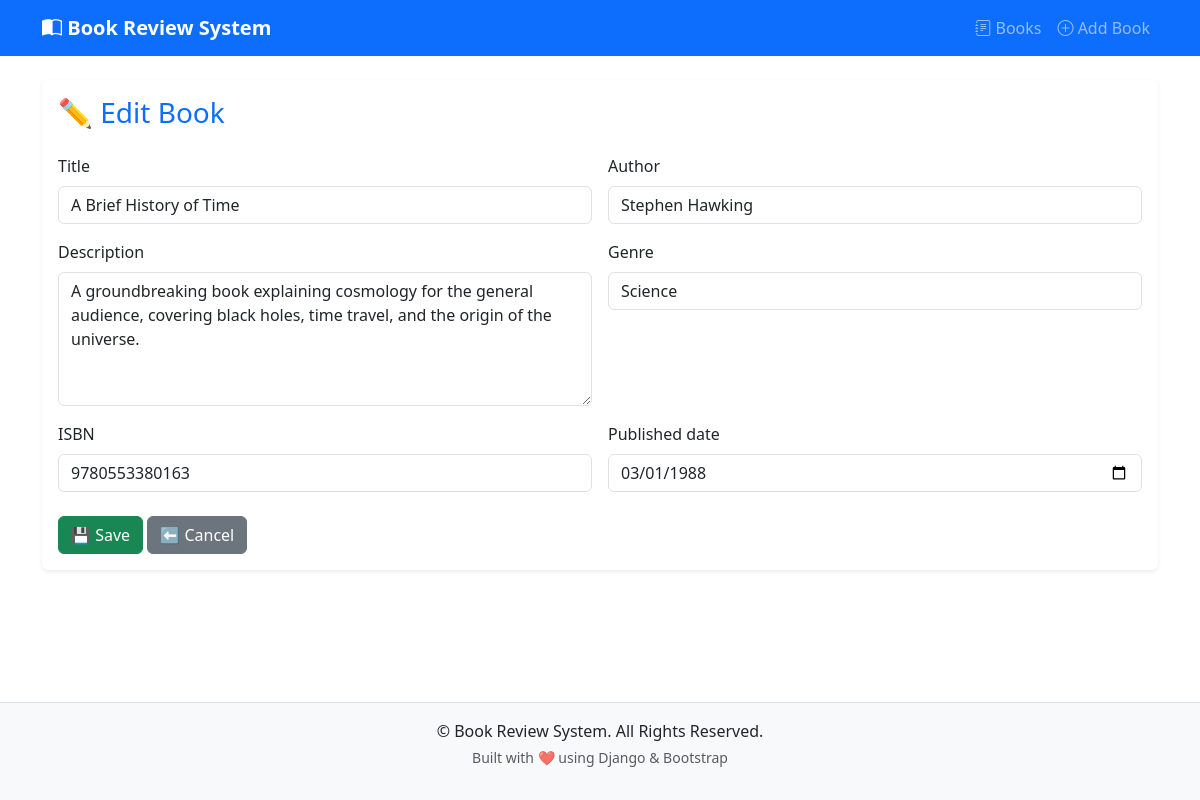
The page /book/2/edit/ on the database its author committed.
### book/models.py (models this page shows, shortened)
class Book(models.Model):
    GENRE_CHOICES = [
        ('fiction', 'Fiction'),
        ('non_fiction', 'Non-Fiction'),
        ('science', 'Science'),
        ('technology', 'Technology'),
        ('history', 'History'),
        ('other', 'Other'),
    ]
    title = models.CharField(max_length=200)
    author = models.CharField(max_length=200)
    description = models.TextField()
    genre = models.CharField(max_length=20, choices=GENRE_CHOICES)
    isbn = models.CharField('ISBN', max_length=13, unique=True)
    published_date = models.DateField()
    average_rating = models.DecimalField(
        max_digits=3,
        decimal_places=2,
        validators=[MinValueValidator(0), MaxValueValidator(5)],
        default=0
    )
    created_at = models.DateTimeField(auto_now_add=True)
    updated_at = models.DateTimeField(auto_now=True)

### book/views.py (the view)
# urls.py: path('book/<int:pk>/edit/', book_update, name='book-update'),
def book_update(request, pk):
    book = get_object_or_404(Book, pk=pk)
    if request.method == 'POST':
        form = BookForm(request.POST, instance=book)
        if form.is_valid():
            form.save()
            messages.success(request, 'Book updated successfully!')
            return redirect('book-detail', pk=book.pk)
    else:
        form = BookForm(instance=book)
    return render(request, 'book/book_form.html', {'form': form, 'book': book})

### book/forms.py
class BookForm(forms.ModelForm):
    class Meta:
        model = Book
        fields = ['title', 'author', 'description', 'genre', 'isbn', 'published_date']
        widgets = {
            'title': forms.TextInput(attrs={
                'class': 'form-control',
                'placeholder': 'Enter book title'
            }),
            'author': forms.TextInput(attrs={
                'class': 'form-control',
                'placeholder': 'Enter author name'
            }),
            'description': forms.Textarea(attrs={
                'class': 'form-control',
                'placeholder': 'Enter book description',
                'rows': 5
            }),
            'genre': forms.Select(attrs={'class': 'form-control'}),
            'isbn': forms.TextInput(attrs={
                'class': 'form-control',
                'placeholder': 'Enter ISBN number'
            }),
            'published_date': forms.DateInput(attrs={
                'class': 'form-control',
                'type': 'date'
            }),
        }

### book/templates/book/book_form.html (shortened to what this page needs)
{% extends 'book/base.html' %}
{% block content %}
<div class="card shadow-sm border-0">
  <div class="card-body">
    <h3 class="mb-4 text-primary">
      {% if book %}✏️ Edit Book{% else %}➕ Add New Book{% endif %}
    </h3>
    <form action="" method="POST" novalidate>
      <div class="row g-3">
        {% for field in form %}
        <div class="col-md-6">
          <label class="form-label">{{ field.label }}</label>
          {{ field }}
        </div>
        {% endfor %}
      </div>
      <div class="mt-4">
        <button type="submit" class="btn btn-success">💾 Save</button>
        <a href="{% url 'book-list' %}" class="btn btn-secondary">⬅️ Cancel</a>
      </div>
    </form>
  </div>
</div>
{% endblock content %}

### book/templates/book/base.html (style rules this page uses)
body { display: flex; flex-direction: column; min-height: 100vh; }

### rows shown on the page
Book: form "A Brief History of Time" "Stephen Hawking" "A groundbreaking book explaining cosmology for the general audience, covering black holes, time travel, and the origin of the universe." "Science" "9780553380163" "03/01/1988"

### other values the page prints
{{ field.label }} "Title" "Author" "Description" "Genre" "ISBN" "Published date"
